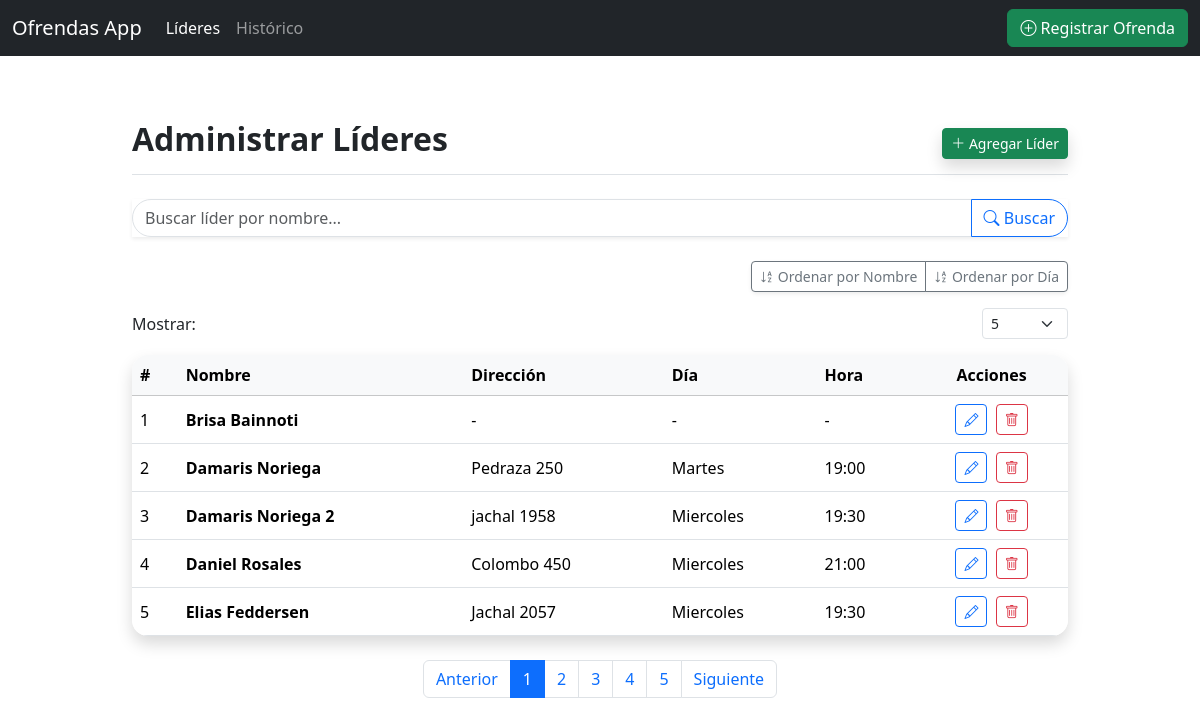
The page /leaders on the database its author committed.
### tables this page shows
CREATE TABLE leaders (
                    id INTEGER PRIMARY KEY AUTOINCREMENT,
                    name TEXT NOT NULL UNIQUE,
                    direccion TEXT,
                    dia TEXT,
                    hora TEXT
                );

### app.py (the view)
@app.route('/leaders')
def manage_leaders():
    search_term = request.args.get('search', '').strip()
    try:
        leaders = db.get_all_leaders(search_term)
    except Exception as e:
        flash(f"Error al cargar líderes: {e}", "danger")
        leaders = []
    return render_template('leaders.html', leaders=leaders, search_term=search_term)

### app.py (called while the page is built)
@app.template_filter('strftime')
def _jinja2_filter_datetime(date, fmt='%Y-%m-%d %H:%M:%S'):
    if isinstance(date, datetime.datetime):
        return date.strftime(fmt)
    return date

@app.context_processor
def inject_global_vars():
    try:
        if not os.path.exists(db.DATABASE_FILE):
            db.init_db()
        all_leaders_list = db.get_all_leaders()
    except Exception as e:
        print(f"ADVERTENCIA: No se pudieron cargar líderes en context_processor: {e}")
        all_leaders_list = []
    return dict(get_all_leaders=lambda: all_leaders_list, now=datetime.datetime.utcnow)

### database.py (called while the page is built)
def get_db():
    conn = sqlite3.connect(DATABASE_FILE)
    conn.row_factory = sqlite3.Row # Para acceder a las columnas por nombre
    conn.execute("PRAGMA foreign_keys = ON")
    return conn

### templates/leaders.html (shortened to what this page needs)
{% extends 'base.html' %}
{% block content %}
<div class="d-flex justify-content-between flex-wrap flex-md-nowrap align-items-center pt-3 pb-2 mb-4 border-bottom">
    <h1 class="h2 fw-bold">Administrar Líderes</h1>
    <div class="btn-toolbar mb-2 mb-md-0">
        <button type="button" class="btn btn-success btn-sm shadow" data-bs-toggle="modal" data-bs-target="#leaderModal" data-bs-action="add">
            <i class="bi bi-plus-lg"></i> Agregar Líder
        </button>
    </div>
</div>
<form method="get" action="{{ url_for('manage_leaders') }}" class="mb-4">
    <div class="input-group shadow-sm mb-2">
        <input type="text" class="form-control rounded-start-pill" placeholder="Buscar líder por nombre..." name="search" value="{{ search_term or '' }}">
        <button class="btn btn-outline-primary rounded-end-pill" type="submit"><i class="bi bi-search"></i> Buscar</button>
    </div>
</form>
<div class="d-flex justify-content-end mb-3">
    <div class="btn-group shadow-sm">
        <button class="btn btn-outline-secondary btn-sm" id="sortNameBtn"><i class="bi bi-sort-alpha-down" id="nameSortIcon"></i> Ordenar por Nombre</button>
        <button class="btn btn-outline-secondary btn-sm" id="sortDayBtn"><i class="bi bi-sort-alpha-down" id="daySortIcon"></i> Ordenar por Día</button>
    </div>
</div>
<div class="d-flex justify-content-between align-items-center mb-3">
    <label for="rowsPerPage" class="me-2 mb-0">Mostrar:</label>
    <select id="rowsPerPage" class="form-select form-select-sm w-auto">
        <option value="5">5</option>
    </select>
</div>
{% if leaders %}
<div class="table-responsive shadow rounded-4 overflow-hidden">
    <table class="table table-hover align-middle mb-0" id="leadersTable">
        <thead class="table-light">
            <tr>
                <th>#</th>
                <th>Nombre</th>
                <th>Dirección</th>
                <th>Día</th>
                <th>Hora</th>
                <th class="text-center">Acciones</th>
            </tr>
        </thead>
        <tbody>
            {% for leader in leaders %}
            <tr class="leader-row">
                <td class="row-number">{{ loop.index }}</td>
                <td><strong>{{ leader.name }}</strong></td>
                <td>{{ leader.direccion or '-' }}</td>
                <td>{{ leader.dia or '-' }}</td>
                <td>{{ leader.hora or '-' }}</td>
                <td class="text-center">
                    <button type="button" class="btn btn-outline-primary btn-sm me-1" data-bs-toggle="modal" data-bs-target="#leaderModal" data-bs-action="edit"
                            data-bs-leader-id="{{ leader.id }}"
                            data-bs-leader-name="{{ leader.name }}"
                            data-bs-leader-direccion="{{ leader.direccion }}"
                            data-bs-leader-dia="{{ leader.dia }}"
                            data-bs-leader-hora="{{ leader.hora }}">
                        <i class="bi bi-pencil"></i>
                    </button>
                    <form action="{{ url_for('delete_leader', leader_id=leader.id) }}" method="post" class="d-inline" onsubmit="return confirm('¿Estás seguro de eliminar al líder {{ leader.name }}? Esta acción también eliminará todas sus ofrendas asociadas.');">
                        <button type="submit" class="btn btn-outline-danger btn-sm"><i class="bi bi-trash"></i></button>
                    </form>
                </td>
            </tr>
            {% endfor %}
        </tbody>
    </table>
</div>
<div class="text-center mt-4">
    <nav>
        <ul class="pagination justify-content-center" id="pagination"></ul>
    </nav>
</div>
{% else %}
<div class="alert alert-info shadow-sm rounded-3">No hay líderes registrados o no se encontraron coincidencias para la búsqueda.</div>
{% endif %}
{% endblock %}

### templates/base.html (style rules this page uses)
body { padding-top: 5rem; }

### rows shown on the page
leaders: name "Brisa Bainnoti", direccion "-", dia "-", hora "-"
leaders: name "Damaris Noriega", direccion "Pedraza 250", dia "Martes", hora "19:00"
leaders: name "Damaris Noriega 2", direccion "jachal 1958", dia "Miercoles", hora "19:30"
leaders: name "Daniel Rosales", direccion "Colombo 450", dia "Miercoles", hora "21:00"
leaders: name "Elias Feddersen", direccion "Jachal 2057", dia "Miercoles", hora "19:30"
